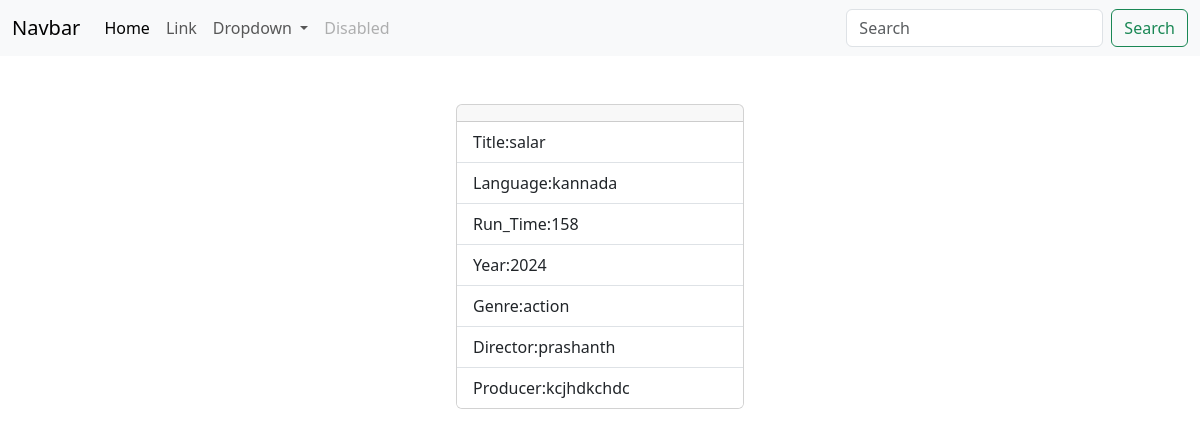
Screenshot of /movies/11/ with the database file from the repository.
### myapp/models.py (models this page shows, shortened)
class Movie(models.Model):
    title=models.CharField(max_length=200)
    year=models.CharField(max_length=200)
    director=models.CharField(max_length=200)
    run_time=models.PositiveIntegerField()
    language=models.CharField(max_length=200)
    genre=models.CharField(max_length=200)
    producer=models.CharField(max_length=200,null=True)

### myapp/views.py (the view)
# urls.py: path("movies/<int:pk>/",views.MovieDetailsView.as_view(),name="movie-details"),
class MovieDetailsView(View):
    def get(self,request,*args,**kwargs):
        id=kwargs.get("pk")
        qs=Movie.objects.get(id=id)
        return render(request,"movie_details.html",{"data":qs})

### myapp/templates/movie_details.html (shortened to what this page needs)
{%extends 'base.html'%}
{%block main_block%}
<div class="container mt-5 d-flex justify-content-center">
    <div class="card" style="width: 18rem; ">
        <div class="card-header ">
        </div>
        <ul class="list-group list-group-flush">
        <li class="list-group-item">Title:{{data.title}}</li>
        <li class="list-group-item">Language:{{data.language}}</li>
        <li class="list-group-item">Run_Time:{{data.run_time}}</li>
        <li class="list-group-item">Year:{{data.year}}</li>
        <li class="list-group-item">Genre:{{data.genre}}</li>
        <li class="list-group-item">Director:{{data.director}}</li>
        <li class="list-group-item">Producer:{{data.producer}}</li>
    </ul>
    </div>
</div>
{%endblock%}

### rows the page displays
Movie: title "salar", language "kannada", run_time "158", year "2024", genre "action", director "prashanth", producer "kcjhdkchdc"
